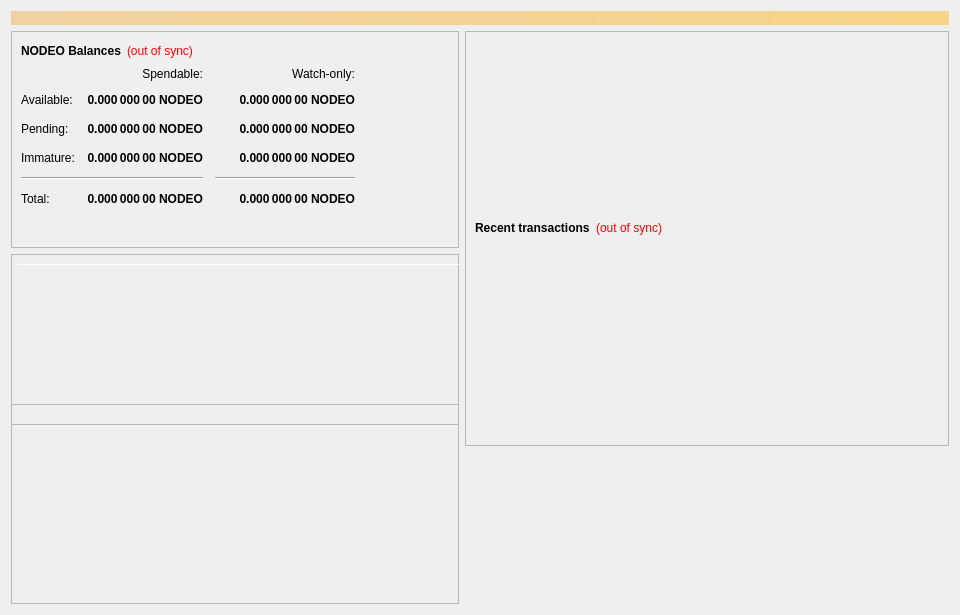
<?xml version="1.0" encoding="UTF-8"?>
<ui version="4.0">
 <class>OverviewPage</class>
 <widget class="QWidget" name="OverviewPage">
  <property name="geometry">
   <rect>
    <x>0</x>
    <y>0</y>
    <width>960</width>
    <height>615</height>
   </rect>
  </property>
  <property name="minimumSize">
   <size>
    <width>960</width>
    <height>0</height>
   </size>
  </property>
  <property name="windowTitle">
   <string>Form</string>
  </property>
  <layout class="QVBoxLayout" name="topLayout">
   <item>
    <widget class="QLabel" name="labelAlerts">
     <property name="visible">
      <bool>false</bool>
     </property>
     <property name="styleSheet">
      <string notr="true">background-color: qlineargradient(x1: 0, y1: 0, x2: 1, y2: 0, stop:0 #F0D0A0, stop:1 #F8D488); color:#000000;</string>
     </property>
     <property name="wordWrap">
      <bool>true</bool>
     </property>
     <property name="margin">
      <number>3</number>
     </property>
    </widget>
   </item>
   <item>
    <layout class="QHBoxLayout" name="horizontalLayout" stretch="1,1">
     <item>
      <layout class="QVBoxLayout" name="verticalLayout_2">
       <item>
        <widget class="QFrame" name="frame">
         <property name="frameShape">
          <enum>QFrame::StyledPanel</enum>
         </property>
         <property name="frameShadow">
          <enum>QFrame::Raised</enum>
         </property>
         <layout class="QVBoxLayout" name="verticalLayout_4">
          <item>
           <layout class="QHBoxLayout" name="horizontalLayout_4">
            <item>
             <widget class="QLabel" name="label_5">
              <property name="font">
               <font>
                <weight>75</weight>
                <bold>true</bold>
               </font>
              </property>
              <property name="text">
               <string>NODEO Balances</string>
              </property>
             </widget>
            </item>
            <item>
             <widget class="QLabel" name="labelWalletStatus">
              <property name="cursor">
               <cursorShape>WhatsThisCursor</cursorShape>
              </property>
              <property name="toolTip">
               <string>The displayed information may be out of date. Your wallet automatically synchronizes with the Nodeo network after a connection is established, but this process has not completed yet.</string>
              </property>
              <property name="styleSheet">
               <string notr="true">QLabel { color: red; }</string>
              </property>
              <property name="text">
               <string notr="true">(out of sync)</string>
              </property>
              <property name="alignment">
               <set>Qt::AlignLeading|Qt::AlignLeft|Qt::AlignVCenter</set>
              </property>
             </widget>
            </item>
            <item>
             <spacer name="horizontalSpacer_3">
              <property name="orientation">
               <enum>Qt::Horizontal</enum>
              </property>
              <property name="sizeHint" stdset="0">
               <size>
                <width>40</width>
                <height>20</height>
               </size>
              </property>
             </spacer>
            </item>
           </layout>
          </item>
          <item>
           <layout class="QGridLayout" name="gridLayout">
            <property name="spacing">
             <number>12</number>
            </property>
            <item row="2" column="2">
             <widget class="QLabel" name="labelWatchPending">
              <property name="font">
               <font>
                <weight>75</weight>
                <bold>true</bold>
               </font>
              </property>
              <property name="cursor">
               <cursorShape>IBeamCursor</cursorShape>
              </property>
              <property name="toolTip">
               <string>Unconfirmed transactions to watch-only addresses</string>
              </property>
              <property name="text">
               <string notr="true">0.000 000 00 NODEO</string>
              </property>
              <property name="alignment">
               <set>Qt::AlignRight|Qt::AlignTrailing|Qt::AlignVCenter</set>
              </property>
              <property name="textInteractionFlags">
               <set>Qt::LinksAccessibleByMouse|Qt::TextSelectableByKeyboard|Qt::TextSelectableByMouse</set>
              </property>
             </widget>
            </item>
            <item row="2" column="1">
             <widget class="QLabel" name="labelUnconfirmed">
              <property name="font">
               <font>
                <weight>75</weight>
                <bold>true</bold>
               </font>
              </property>
              <property name="cursor">
               <cursorShape>IBeamCursor</cursorShape>
              </property>
              <property name="toolTip">
               <string>Total of transactions that have yet to be confirmed, and do not yet count toward the spendable balance</string>
              </property>
              <property name="text">
               <string notr="true">0.000 000 00 NODEO</string>
              </property>
              <property name="alignment">
               <set>Qt::AlignRight|Qt::AlignTrailing|Qt::AlignVCenter</set>
              </property>
              <property name="textInteractionFlags">
               <set>Qt::LinksAccessibleByMouse|Qt::TextSelectableByKeyboard|Qt::TextSelectableByMouse</set>
              </property>
             </widget>
            </item>
            <item row="3" column="2">
             <widget class="QLabel" name="labelWatchImmature">
              <property name="font">
               <font>
                <weight>75</weight>
                <bold>true</bold>
               </font>
              </property>
              <property name="cursor">
               <cursorShape>IBeamCursor</cursorShape>
              </property>
              <property name="toolTip">
               <string>Staked or masternode rewards in watch-only addresses that has not yet matured</string>
              </property>
              <property name="text">
               <string notr="true">0.000 000 00 NODEO</string>
              </property>
              <property name="alignment">
               <set>Qt::AlignRight|Qt::AlignTrailing|Qt::AlignVCenter</set>
              </property>
              <property name="textInteractionFlags">
               <set>Qt::LinksAccessibleByMouse|Qt::TextSelectableByKeyboard|Qt::TextSelectableByMouse</set>
              </property>
             </widget>
            </item>
            <item row="4" column="0" colspan="2">
             <widget class="Line" name="lineSpendableBalance">
              <property name="orientation">
               <enum>Qt::Horizontal</enum>
              </property>
             </widget>
            </item>
            <item row="4" column="2">
             <widget class="Line" name="lineWatchBalance">
              <property name="sizePolicy">
               <sizepolicy hsizetype="Preferred" vsizetype="Fixed">
                <horstretch>0</horstretch>
                <verstretch>0</verstretch>
               </sizepolicy>
              </property>
              <property name="minimumSize">
               <size>
                <width>140</width>
                <height>0</height>
               </size>
              </property>
              <property name="orientation">
               <enum>Qt::Horizontal</enum>
              </property>
             </widget>
            </item>
            <item row="5" column="0">
             <widget class="QLabel" name="labelTotalText">
              <property name="text">
               <string>Total:</string>
              </property>
             </widget>
            </item>
            <item row="3" column="1">
             <widget class="QLabel" name="labelImmature">
              <property name="font">
               <font>
                <weight>75</weight>
                <bold>true</bold>
               </font>
              </property>
              <property name="cursor">
               <cursorShape>IBeamCursor</cursorShape>
              </property>
              <property name="toolTip">
               <string>Staked or masternode rewards that has not yet matured</string>
              </property>
              <property name="text">
               <string notr="true">0.000 000 00 NODEO</string>
              </property>
              <property name="alignment">
               <set>Qt::AlignRight|Qt::AlignTrailing|Qt::AlignVCenter</set>
              </property>
              <property name="textInteractionFlags">
               <set>Qt::LinksAccessibleByMouse|Qt::TextSelectableByKeyboard|Qt::TextSelectableByMouse</set>
              </property>
             </widget>
            </item>
            <item row="2" column="3">
             <spacer name="horizontalSpacer_2">
              <property name="orientation">
               <enum>Qt::Horizontal</enum>
              </property>
              <property name="sizeHint" stdset="0">
               <size>
                <width>40</width>
                <height>20</height>
               </size>
              </property>
             </spacer>
            </item>
            <item row="3" column="0">
             <widget class="QLabel" name="labelImmatureText">
              <property name="text">
               <string>Immature:</string>
              </property>
             </widget>
            </item>
            <item row="5" column="1">
             <widget class="QLabel" name="labelTotal">
              <property name="font">
               <font>
                <weight>75</weight>
                <bold>true</bold>
               </font>
              </property>
              <property name="cursor">
               <cursorShape>IBeamCursor</cursorShape>
              </property>
              <property name="toolTip">
               <string>Your current total balance</string>
              </property>
              <property name="text">
               <string notr="true">0.000 000 00 NODEO</string>
              </property>
              <property name="alignment">
               <set>Qt::AlignRight|Qt::AlignTrailing|Qt::AlignVCenter</set>
              </property>
              <property name="textInteractionFlags">
               <set>Qt::LinksAccessibleByMouse|Qt::TextSelectableByKeyboard|Qt::TextSelectableByMouse</set>
              </property>
             </widget>
            </item>
            <item row="5" column="2">
             <widget class="QLabel" name="labelWatchTotal">
              <property name="font">
               <font>
                <weight>75</weight>
                <bold>true</bold>
               </font>
              </property>
              <property name="cursor">
               <cursorShape>IBeamCursor</cursorShape>
              </property>
              <property name="toolTip">
               <string>Current total balance in watch-only addresses</string>
              </property>
              <property name="text">
               <string notr="true">0.000 000 00 NODEO</string>
              </property>
              <property name="alignment">
               <set>Qt::AlignRight|Qt::AlignTrailing|Qt::AlignVCenter</set>
              </property>
              <property name="textInteractionFlags">
               <set>Qt::LinksAccessibleByMouse|Qt::TextSelectableByKeyboard|Qt::TextSelectableByMouse</set>
              </property>
             </widget>
            </item>
            <item row="0" column="2">
             <widget class="QLabel" name="labelWatchonly">
              <property name="text">
               <string>Watch-only:</string>
              </property>
              <property name="alignment">
               <set>Qt::AlignRight|Qt::AlignTrailing|Qt::AlignVCenter</set>
              </property>
             </widget>
            </item>
            <item row="1" column="0">
             <widget class="QLabel" name="labelBalanceText">
              <property name="text">
               <string>Available:</string>
              </property>
             </widget>
            </item>
            <item row="1" column="1">
             <widget class="QLabel" name="labelBalance">
              <property name="font">
               <font>
                <weight>75</weight>
                <bold>true</bold>
               </font>
              </property>
              <property name="cursor">
               <cursorShape>IBeamCursor</cursorShape>
              </property>
              <property name="toolTip">
               <string>Your current spendable balance</string>
              </property>
              <property name="text">
               <string notr="true">0.000 000 00 NODEO</string>
              </property>
              <property name="alignment">
               <set>Qt::AlignRight|Qt::AlignTrailing|Qt::AlignVCenter</set>
              </property>
              <property name="textInteractionFlags">
               <set>Qt::LinksAccessibleByMouse|Qt::TextSelectableByKeyboard|Qt::TextSelectableByMouse</set>
              </property>
             </widget>
            </item>
            <item row="1" column="2">
             <widget class="QLabel" name="labelWatchAvailable">
              <property name="font">
               <font>
                <weight>75</weight>
                <bold>true</bold>
               </font>
              </property>
              <property name="cursor">
               <cursorShape>IBeamCursor</cursorShape>
              </property>
              <property name="toolTip">
               <string>Your current balance in watch-only addresses</string>
              </property>
              <property name="text">
               <string notr="true">0.000 000 00 NODEO</string>
              </property>
              <property name="alignment">
               <set>Qt::AlignRight|Qt::AlignTrailing|Qt::AlignVCenter</set>
              </property>
              <property name="textInteractionFlags">
               <set>Qt::LinksAccessibleByMouse|Qt::TextSelectableByKeyboard|Qt::TextSelectableByMouse</set>
              </property>
             </widget>
            </item>
            <item row="2" column="0">
             <widget class="QLabel" name="labelPendingText">
              <property name="text">
               <string>Pending:</string>
              </property>
             </widget>
            </item>
            <item row="0" column="1">
             <widget class="QLabel" name="labelSpendable">
              <property name="text">
               <string>Spendable:</string>
              </property>
              <property name="alignment">
               <set>Qt::AlignRight|Qt::AlignTrailing|Qt::AlignVCenter</set>
              </property>
             </widget>
            </item>
           </layout>
          </item>
          <item>
           <spacer name="verticalSpacer_4">
            <property name="orientation">
             <enum>Qt::Vertical</enum>
            </property>
            <property name="sizeHint" stdset="0">
             <size>
              <width>20</width>
              <height>40</height>
             </size>
            </property>
           </spacer>
          </item>
         </layout>
        </widget>
       </item>
       <item>
        <widget class="QFrame" name="frameObfuscation">
         <property name="minimumSize">
          <size>
           <width>0</width>
           <height>350</height>
          </size>
         </property>
         <property name="layoutDirection">
          <enum>Qt::LeftToRight</enum>
         </property>
         <property name="frameShape">
          <enum>QFrame::StyledPanel</enum>
         </property>
         <property name="frameShadow">
          <enum>QFrame::Raised</enum>
         </property>
         <widget class="QPushButton" name="runAutoDenom">
          <property name="geometry">
           <rect>
            <x>251</x>
            <y>17</y>
            <width>1</width>
            <height>1</height>
           </rect>
          </property>
          <property name="palette">
           <palette>
            <active>
             <colorrole role="WindowText">
              <brush brushstyle="SolidPattern">
               <color alpha="255">
                <red>0</red>
                <green>0</green>
                <blue>0</blue>
               </color>
              </brush>
             </colorrole>
             <colorrole role="Button">
              <brush brushstyle="SolidPattern">
               <color alpha="255">
                <red>239</red>
                <green>238</green>
                <blue>238</blue>
               </color>
              </brush>
             </colorrole>
             <colorrole role="Light">
              <brush brushstyle="SolidPattern">
               <color alpha="255">
                <red>255</red>
                <green>255</green>
                <blue>255</blue>
               </color>
              </brush>
             </colorrole>
             <colorrole role="Midlight">
              <brush brushstyle="SolidPattern">
               <color alpha="255">
                <red>247</red>
                <green>246</green>
                <blue>246</blue>
               </color>
              </brush>
             </colorrole>
             <colorrole role="Dark">
              <brush brushstyle="SolidPattern">
               <color alpha="255">
                <red>119</red>
                <green>119</green>
                <blue>119</blue>
               </color>
              </brush>
             </colorrole>
             <colorrole role="Mid">
              <brush brushstyle="SolidPattern">
               <color alpha="255">
                <red>159</red>
                <green>159</green>
                <blue>159</blue>
               </color>
              </brush>
             </colorrole>
             <colorrole role="Text">
              <brush brushstyle="SolidPattern">
               <color alpha="255">
                <red>0</red>
                <green>0</green>
                <blue>0</blue>
               </color>
              </brush>
             </colorrole>
             <colorrole role="BrightText">
              <brush brushstyle="SolidPattern">
               <color alpha="255">
                <red>255</red>
                <green>255</green>
                <blue>255</blue>
               </color>
              </brush>
             </colorrole>
             <colorrole role="ButtonText">
              <brush brushstyle="SolidPattern">
               <color alpha="255">
                <red>0</red>
                <green>0</green>
                <blue>0</blue>
               </color>
              </brush>
             </colorrole>
             <colorrole role="Base">
              <brush brushstyle="SolidPattern">
               <color alpha="255">
                <red>255</red>
                <green>255</green>
                <blue>255</blue>
               </color>
              </brush>
             </colorrole>
             <colorrole role="Window">
              <brush brushstyle="SolidPattern">
               <color alpha="255">
                <red>239</red>
                <green>238</green>
                <blue>238</blue>
               </color>
              </brush>
             </colorrole>
             <colorrole role="Shadow">
              <brush brushstyle="SolidPattern">
               <color alpha="255">
                <red>0</red>
                <green>0</green>
                <blue>0</blue>
               </color>
              </brush>
             </colorrole>
             <colorrole role="AlternateBase">
              <brush brushstyle="SolidPattern">
               <color alpha="255">
                <red>247</red>
                <green>246</green>
                <blue>246</blue>
               </color>
              </brush>
             </colorrole>
             <colorrole role="ToolTipBase">
              <brush brushstyle="SolidPattern">
               <color alpha="255">
                <red>255</red>
                <green>255</green>
                <blue>220</blue>
               </color>
              </brush>
             </colorrole>
             <colorrole role="ToolTipText">
              <brush brushstyle="SolidPattern">
               <color alpha="255">
                <red>0</red>
                <green>0</green>
                <blue>0</blue>
               </color>
              </brush>
             </colorrole>
            </active>
            <inactive>
             <colorrole role="WindowText">
              <brush brushstyle="SolidPattern">
               <color alpha="255">
                <red>0</red>
                <green>0</green>
                <blue>0</blue>
               </color>
              </brush>
             </colorrole>
             <colorrole role="Button">
              <brush brushstyle="SolidPattern">
               <color alpha="255">
                <red>239</red>
                <green>238</green>
                <blue>238</blue>
               </color>
              </brush>
             </colorrole>
             <colorrole role="Light">
              <brush brushstyle="SolidPattern">
               <color alpha="255">
                <red>255</red>
                <green>255</green>
                <blue>255</blue>
               </color>
              </brush>
             </colorrole>
             <colorrole role="Midlight">
              <brush brushstyle="SolidPattern">
               <color alpha="255">
                <red>247</red>
                <green>246</green>
                <blue>246</blue>
               </color>
              </brush>
             </colorrole>
             <colorrole role="Dark">
              <brush brushstyle="SolidPattern">
               <color alpha="255">
                <red>119</red>
                <green>119</green>
                <blue>119</blue>
               </color>
              </brush>
             </colorrole>
             <colorrole role="Mid">
              <brush brushstyle="SolidPattern">
               <color alpha="255">
                <red>159</red>
                <green>159</green>
                <blue>159</blue>
               </color>
              </brush>
             </colorrole>
             <colorrole role="Text">
              <brush brushstyle="SolidPattern">
               <color alpha="255">
                <red>0</red>
                <green>0</green>
                <blue>0</blue>
               </color>
              </brush>
             </colorrole>
             <colorrole role="BrightText">
              <brush brushstyle="SolidPattern">
               <color alpha="255">
                <red>255</red>
                <green>255</green>
                <blue>255</blue>
               </color>
              </brush>
             </colorrole>
             <colorrole role="ButtonText">
              <brush brushstyle="SolidPattern">
               <color alpha="255">
                <red>0</red>
                <green>0</green>
                <blue>0</blue>
               </color>
              </brush>
             </colorrole>
             <colorrole role="Base">
              <brush brushstyle="SolidPattern">
               <color alpha="255">
                <red>255</red>
                <green>255</green>
                <blue>255</blue>
               </color>
              </brush>
             </colorrole>
             <colorrole role="Window">
              <brush brushstyle="SolidPattern">
               <color alpha="255">
                <red>239</red>
                <green>238</green>
                <blue>238</blue>
               </color>
              </brush>
             </colorrole>
             <colorrole role="Shadow">
              <brush brushstyle="SolidPattern">
               <color alpha="255">
                <red>0</red>
                <green>0</green>
                <blue>0</blue>
               </color>
              </brush>
             </colorrole>
             <colorrole role="AlternateBase">
              <brush brushstyle="SolidPattern">
               <color alpha="255">
                <red>247</red>
                <green>246</green>
                <blue>246</blue>
               </color>
              </brush>
             </colorrole>
             <colorrole role="ToolTipBase">
              <brush brushstyle="SolidPattern">
               <color alpha="255">
                <red>255</red>
                <green>255</green>
                <blue>220</blue>
               </color>
              </brush>
             </colorrole>
             <colorrole role="ToolTipText">
              <brush brushstyle="SolidPattern">
               <color alpha="255">
                <red>0</red>
                <green>0</green>
                <blue>0</blue>
               </color>
              </brush>
             </colorrole>
            </inactive>
            <disabled>
             <colorrole role="WindowText">
              <brush brushstyle="SolidPattern">
               <color alpha="255">
                <red>119</red>
                <green>119</green>
                <blue>119</blue>
               </color>
              </brush>
             </colorrole>
             <colorrole role="Button">
              <brush brushstyle="SolidPattern">
               <color alpha="255">
                <red>239</red>
                <green>238</green>
                <blue>238</blue>
               </color>
              </brush>
             </colorrole>
             <colorrole role="Light">
              <brush brushstyle="SolidPattern">
               <color alpha="255">
                <red>255</red>
                <green>255</green>
                <blue>255</blue>
               </color>
              </brush>
             </colorrole>
             <colorrole role="Midlight">
              <brush brushstyle="SolidPattern">
               <color alpha="255">
                <red>247</red>
                <green>246</green>
                <blue>246</blue>
               </color>
              </brush>
             </colorrole>
             <colorrole role="Dark">
              <brush brushstyle="SolidPattern">
               <color alpha="255">
                <red>119</red>
                <green>119</green>
                <blue>119</blue>
               </color>
              </brush>
             </colorrole>
             <colorrole role="Mid">
              <brush brushstyle="SolidPattern">
               <color alpha="255">
                <red>159</red>
                <green>159</green>
                <blue>159</blue>
               </color>
              </brush>
             </colorrole>
             <colorrole role="Text">
              <brush brushstyle="SolidPattern">
               <color alpha="255">
                <red>119</red>
                <green>119</green>
                <blue>119</blue>
               </color>
              </brush>
             </colorrole>
             <colorrole role="BrightText">
              <brush brushstyle="SolidPattern">
               <color alpha="255">
                <red>255</red>
                <green>255</green>
                <blue>255</blue>
               </color>
              </brush>
             </colorrole>
             <colorrole role="ButtonText">
              <brush brushstyle="SolidPattern">
               <color alpha="255">
                <red>119</red>
                <green>119</green>
                <blue>119</blue>
               </color>
              </brush>
             </colorrole>
             <colorrole role="Base">
              <brush brushstyle="SolidPattern">
               <color alpha="255">
                <red>239</red>
                <green>238</green>
                <blue>238</blue>
               </color>
              </brush>
             </colorrole>
             <colorrole role="Window">
              <brush brushstyle="SolidPattern">
               <color alpha="255">
                <red>239</red>
                <green>238</green>
                <blue>238</blue>
               </color>
              </brush>
             </colorrole>
             <colorrole role="Shadow">
              <brush brushstyle="SolidPattern">
               <color alpha="255">
                <red>0</red>
                <green>0</green>
                <blue>0</blue>
               </color>
              </brush>
             </colorrole>
             <colorrole role="AlternateBase">
              <brush brushstyle="SolidPattern">
               <color alpha="255">
                <red>239</red>
                <green>238</green>
                <blue>238</blue>
               </color>
              </brush>
             </colorrole>
             <colorrole role="ToolTipBase">
              <brush brushstyle="SolidPattern">
               <color alpha="255">
                <red>255</red>
                <green>255</green>
                <blue>220</blue>
               </color>
              </brush>
             </colorrole>
             <colorrole role="ToolTipText">
              <brush brushstyle="SolidPattern">
               <color alpha="255">
                <red>0</red>
                <green>0</green>
                <blue>0</blue>
               </color>
              </brush>
             </colorrole>
            </disabled>
           </palette>
          </property>
          <property name="focusPolicy">
           <enum>Qt::NoFocus</enum>
          </property>
          <property name="autoFillBackground">
           <bool>true</bool>
          </property>
          <property name="text">
           <string/>
          </property>
          <property name="flat">
           <bool>true</bool>
          </property>
         </widget>
         <widget class="Line" name="line">
          <property name="geometry">
           <rect>
            <x>7</x>
            <y>10</y>
            <width>451</width>
            <height>1</height>
           </rect>
          </property>
          <property name="orientation">
           <enum>Qt::Horizontal</enum>
          </property>
         </widget>
         <widget class="QFrame" name="frame_3">
          <property name="geometry">
           <rect>
            <x>0</x>
            <y>150</y>
            <width>465</width>
            <height>201</height>
           </rect>
          </property>
          <property name="frameShape">
           <enum>QFrame::StyledPanel</enum>
          </property>
          <property name="frameShadow">
           <enum>QFrame::Raised</enum>
          </property>
         </widget>
         <widget class="QFrame" name="frame_4">
          <property name="geometry">
           <rect>
            <x>0</x>
            <y>0</y>
            <width>465</width>
            <height>171</height>
           </rect>
          </property>
          <property name="frameShape">
           <enum>QFrame::StyledPanel</enum>
          </property>
          <property name="frameShadow">
           <enum>QFrame::Raised</enum>
          </property>
         </widget>
        </widget>
       </item>
      </layout>
     </item>
     <item>
      <layout class="QVBoxLayout" name="verticalLayout_3">
       <item>
        <widget class="QFrame" name="frame_2">
         <property name="frameShape">
          <enum>QFrame::StyledPanel</enum>
         </property>
         <property name="frameShadow">
          <enum>QFrame::Raised</enum>
         </property>
         <layout class="QVBoxLayout" name="verticalLayout">
          <item>
           <spacer name="verticalSpacer_3">
            <property name="orientation">
             <enum>Qt::Vertical</enum>
            </property>
            <property name="sizeType">
             <enum>QSizePolicy::Fixed</enum>
            </property>
            <property name="sizeHint" stdset="0">
             <size>
              <width>20</width>
              <height>75</height>
             </size>
            </property>
           </spacer>
          </item>
          <item>
           <widget class="QLabel" name="labelOverviewHeaderRight">
            <property name="minimumSize">
             <size>
              <width>464</width>
              <height>96</height>
             </size>
            </property>
            <property name="maximumSize">
             <size>
              <width>16777215</width>
              <height>96</height>
             </size>
            </property>
            <property name="alignment">
             <set>Qt::AlignCenter</set>
            </property>
            <property name="margin">
             <number>5</number>
            </property>
           </widget>
          </item>
          <item>
           <layout class="QHBoxLayout" name="horizontalLayout_2">
            <item>
             <widget class="QLabel" name="label_4">
              <property name="font">
               <font>
                <weight>75</weight>
                <bold>true</bold>
               </font>
              </property>
              <property name="text">
               <string>Recent transactions</string>
              </property>
             </widget>
            </item>
            <item>
             <widget class="QLabel" name="labelTransactionsStatus">
              <property name="cursor">
               <cursorShape>WhatsThisCursor</cursorShape>
              </property>
              <property name="toolTip">
               <string>The displayed information may be out of date. Your wallet automatically synchronizes with the Nodeo network after a connection is established, but this process has not completed yet.</string>
              </property>
              <property name="styleSheet">
               <string notr="true">QLabel { color: red; }</string>
              </property>
              <property name="text">
               <string notr="true">(out of sync)</string>
              </property>
              <property name="alignment">
               <set>Qt::AlignRight|Qt::AlignTrailing|Qt::AlignVCenter</set>
              </property>
             </widget>
            </item>
            <item>
             <spacer name="horizontalSpacer">
              <property name="orientation">
               <enum>Qt::Horizontal</enum>
              </property>
              <property name="sizeHint" stdset="0">
               <size>
                <width>40</width>
                <height>20</height>
               </size>
              </property>
             </spacer>
            </item>
           </layout>
          </item>
          <item>
           <widget class="QListView" name="listTransactions">
            <property name="styleSheet">
             <string notr="true">QListView { background: transparent; }</string>
            </property>
            <property name="frameShape">
             <enum>QFrame::NoFrame</enum>
            </property>
            <property name="verticalScrollBarPolicy">
             <enum>Qt::ScrollBarAlwaysOff</enum>
            </property>
            <property name="horizontalScrollBarPolicy">
             <enum>Qt::ScrollBarAlwaysOff</enum>
            </property>
            <property name="selectionMode">
             <enum>QAbstractItemView::NoSelection</enum>
            </property>
           </widget>
          </item>
         </layout>
        </widget>
       </item>
       <item>
        <spacer name="verticalSpacer_2">
         <property name="orientation">
          <enum>Qt::Vertical</enum>
         </property>
         <property name="sizeType">
          <enum>QSizePolicy::Expanding</enum>
         </property>
         <property name="sizeHint" stdset="0">
          <size>
           <width>20</width>
           <height>40</height>
          </size>
         </property>
        </spacer>
       </item>
      </layout>
     </item>
    </layout>
   </item>
  </layout>
 </widget>
 <resources/>
 <connections/>
</ui>
